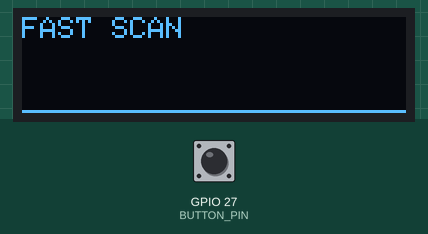
The sketch below on a simulated ESP32. Parts: 128×32 one-colour display. The test bench sets the inputs (shaded band); at power-on: GPIO 27 (BUTTON_PIN) HIGH. No radio packets arrive unless stated.

Above: at 1.2 s.
1.3 s: GPIO 27 (BUTTON_PIN) pulled LOW for 0.15 s
At 2.0 s:
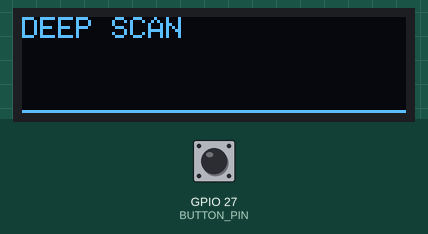
3.2 s: GPIO 27 (BUTTON_PIN) pulled LOW for 1 s
At 4.9 s:
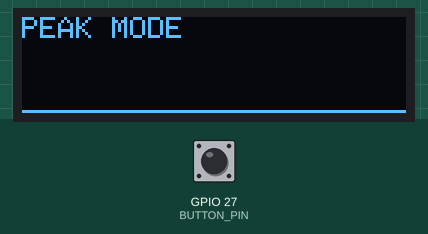
5.7 s: GPIO 27 (BUTTON_PIN) pulled LOW for 0.15 s
At 7.2 s:
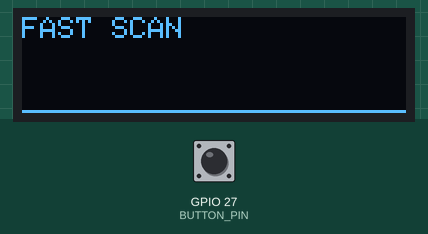
7.5 s: GPIO 27 (BUTTON_PIN) pulled LOW for 3.2 s
At 8.8 s:
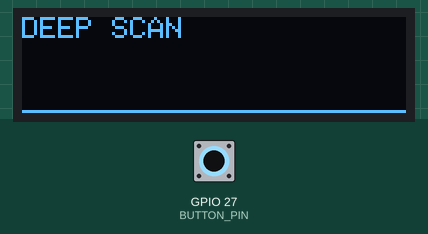
Timing chart, 0 to 10.5 s (numbered marks = the images above; inputs shaded):
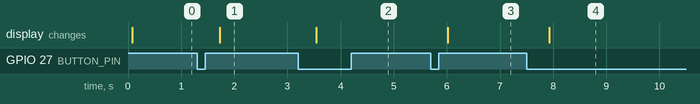

Measured:
- after the input at 1.3 s, the display: changes after 0.43 s (image 1)
- after the input at 3.2 s, the display: changes after 0.34 s (image 2)
- after the input at 5.7 s, the display: changes after 0.32 s (image 3)
- after the input at 7.5 s, the display: changes after 0.42 s (image 4)

The sketch:

esp32-blj.ino
```cpp
#include <SPI.h>
#include <Wire.h>
#include <RF24.h>
#include <Adafruit_GFX.h>
#include <Adafruit_SSD1306.h>

#define SCREEN_WIDTH 128
#define SCREEN_HEIGHT 32

#define OLED_RESET -1

Adafruit_SSD1306 display(SCREEN_WIDTH, SCREEN_HEIGHT, &Wire, OLED_RESET);

SPIClass hspi(HSPI);
SPIClass vspi(VSPI);

RF24 radio1(16, 15);
RF24 radio2(22, 21);

#define BUTTON_PIN 27

int mode = 0;
bool lastButton = HIGH;

int hits[125];

void setup() {
  Serial.begin(115200);

  pinMode(BUTTON_PIN, INPUT_PULLUP);

  Wire.begin(4, 5);

  display.begin(SSD1306_SWITCHCAPVCC, 0x3C);

  hspi.begin(14, 12, 13, 15);
  vspi.begin(18,19, 23, 21);

  radio1.begin(&hspi);
  radio2.begin(&vspi);

  radio1.setAutoAck(false);
  radio2.setAutoAck(false);

  radio1.setPALevel(RF24_PA_MAX);
  radio2.setPALevel(RF24_PA_MAX);

}

void fastScan(){
  for (int ch = 0; ch < 125; ch++){
    radio1.setChannel(ch);
    radio2.setChannel(ch);

    delayMicroseconds(80);

    if (radio1.testCarrier()) hits[ch]++;
    if (radio2.testCarrier()) hits[ch]++;
  }
}

void deepScan() {
  for (int ch = 0; ch < 125; ch++) {
    radio1.setChannel(ch);
    radio2.setChannel(ch);

    for (int i = 0; i < 5; i++){
      delayMicroseconds(150);

      if (radio1.testCarrier()) hits[ch]++;
      if (radio2.testCarrier()) hits[ch]++;

    }
  }
}

void peakScan(){
  int strongest = 0;
  int strongestCh = 0;

for (int ch = 0; ch < 125; ch++){
  radio1.setChannel(ch);
  radio2.setChannel(ch);

  delayMicroseconds(100);

  int level = 0;

  if (radio1.testCarrier()) level++;
  if (radio2.testCarrier()) level++;

  if (level > strongest) {
    strongest = level;
    strongestCh = ch;
  }
}

hits[strongestCh] = strongest * 5;
}
/// 100 lines done :p

void drawDisplay() {
  display.clearDisplay();

  display.setTextSize(1);
  display.setTextColor(WHITE);

  display.setCursor(0, 0);

  if (mode == 0) display.println("FAST SCAN");
  if (mode == 1) display.println("DEEP SCAN");
  if (mode == 2) display.println("PEAK MODE");

  int maxVal = 1;

  for (int i = 0; i < 125; i++) {
    if (hits[i] > maxVal) maxVal = hits[i];
  }

  for (int x = 0; x < 128; x++) {
    int ch = map(x, 0, 127, 0, 124);

    int h = map(hits[ch], 0, maxVal, 0, 20);

    display.drawLine(x, 31, x, 31 - h,WHITE);
  }

  display.display();
}

void loop() {
  bool current = digitalRead(BUTTON_PIN);

  if (lastButton == HIGH && current == LOW) {
    mode++;


    if (mode > 2) mode = 0;

    memset(hits, 0, sizeof(hits));

    delay(250);
  }

  lastButton = current;

  memset(hits, 0,sizeof(hits));

  if (mode == 0) fastScan();
  if (mode == 1) deepScan();
  if (mode == 2) peakScan();

  drawDisplay();
}

/// Thats all!!!!!
```
